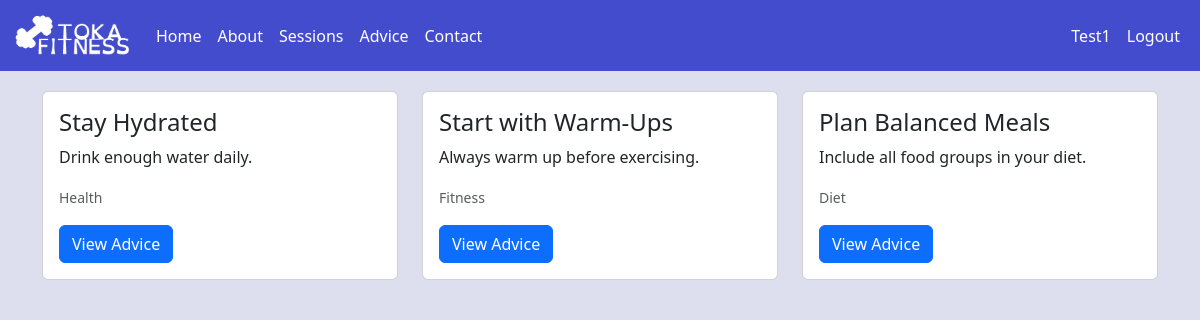
The page /advice (signed in) on the database its author committed.
### tables this page shows
CREATE TABLE advice (
    id INTEGER PRIMARY KEY AUTOINCREMENT,
    advice_name TEXT NOT NULL,
    short_description TEXT NOT NULL,
    long_description TEXT NOT NULL,
    type TEXT CHECK(type IN ('health', 'fitness', 'diet')) NOT NULL
);

### app.py (the view)
@app.route('/advice')
def advice():
    data = db.queryDB("SELECT * FROM advice")
    return render_template('advice.html', name=session.get('name'), data=data)

### db_connector.py (called while the page is built)
    def connect(self):
        conn = None
        try:
            conn = sqlite3.connect(self.DBname)
        except Exception as e:
            print(f"An error occurred: {e}")
        return conn

    def disconnect(self, conn):
        if conn:
            conn.close()

    def queryDB(self, command, params=[]):
        conn = self.connect()
        cur = conn.cursor()
        cur.execute(command, params)
        result = cur.fetchall()
        self.disconnect(conn)
        return result

### templates/advice.html (shortened to what this page needs)
{% extends "base.html" %} {% block title %}Advice{% endblock %} {% block content %}
<div class="container">
  <div class="row">
    {% for row in data %}
    <div class="col-sm-4">
      <div class="card" style="width: auto">
        <div class="card-body">
          <h4 class="card-title">{{ row[1] }}</h4>
          <p class="card-text">{{ row[2] }}</p>
          <p class="card-text"><small class="text-muted">{{ row[4] | capitalize }}</small></p>
          <button type="button" class="btn btn-primary" data-bs-toggle="modal" data-bs-target="#adviceModal{{ row[0] }}">
            View Advice
          </button>
        </div>
      </div>
    </div>
    {% endfor %}
  </div>
</div>
{% endblock %}

### templates/base.html (style rules this page uses)
body { background-color: #dddeee; color: #000; }

### rows shown on the page
advice: advice_name "Stay Hydrated", short_description "Drink enough water daily.", type "Health"
advice: advice_name "Start with Warm-Ups", short_description "Always warm up before exercising.", type "Fitness"
advice: advice_name "Plan Balanced Meals", short_description "Include all food groups in your diet.", type "Diet"

### other values the page prints
{{ session.get('name') }} "Test1"
